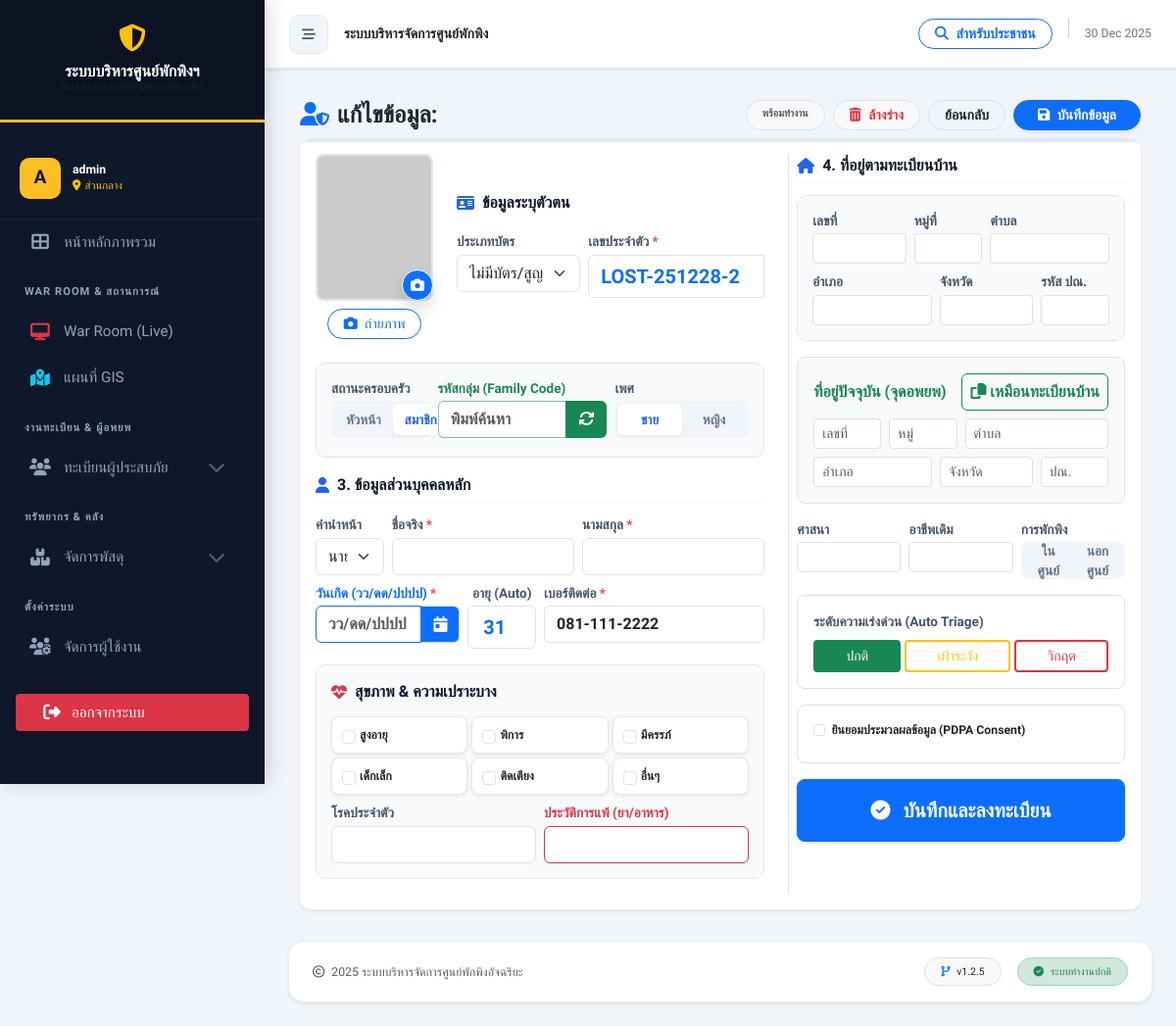
Screenshot of /get_family_head.php?id=1 (signed in) with the database file from the repository.
### tables this page shows
CREATE TABLE `evacuees` (
  `id` int(11) NOT NULL,
  `incident_id` int(11) NOT NULL,
  `shelter_id` int(11) DEFAULT NULL,
  `stay_type` enum('in_center','out_center') DEFAULT 'in_center',
  `stay_detail` text DEFAULT NULL COMMENT 'รายละเอียดที่พัก (กรณีพักนอกศูนย์)',
  `id_card` varchar(13) DEFAULT NULL COMMENT 'เลขบัตรประชาชน',
  `id_card_address` text DEFAULT NULL,
  `current_address` text DEFAULT NULL,
  `address_card` text DEFAULT NULL COMMENT 'ที่อยู่ตามบัตรประชาชน',
  `prefix` varchar(20) DEFAULT NULL,
  `first_name` varchar(100) NOT NULL,
  `last_name` varchar(100) NOT NULL,
  `phone` varchar(20) DEFAULT NULL,
  `address` text DEFAULT NULL,
  `health_status` varchar(100) DEFAULT 'Normal',
  `needs` text DEFAULT NULL,
  `gender` enum('male','female','other') DEFAULT NULL,
  `age` int(3) DEFAULT NULL,
  `health_condition` text DEFAULT NULL COMMENT 'โรคประจำตัว/ยาที่แพ้',
  `vulnerable_detail` varchar(255) DEFAULT NULL,
  `registered_by` int(11) DEFAULT NULL COMMENT 'ID เจ้าหน้าที่ที่ลงทะเบียนให้',
  `check_in_date` datetime NOT NULL DEFAULT current_timestamp(),
  `check_out_date` datetime DEFAULT NULL,
  `updated_at` datetime DEFAULT NULL ON UPDATE current_timestamp(),
  `created_at` datetime NOT NULL DEFAULT current_timestamp(),
  `triage_level` enum('green','yellow','red') DEFAULT 'green',
  `medical_condition` text DEFAULT NULL COMMENT 'อาการ/โรคประจำตัว',
  `drug_allergy` text DEFAULT NULL COMMENT 'ประวัติการแพ้ยา',
  `last_medical_check` datetime DEFAULT NULL,
  `id_card_no` varchar(20) DEFAULT NULL,
  `id_card_moo` varchar(10) DEFAULT NULL,
  `id_card_subdistrict` varchar(100) DEFAULT NULL,
  `id_card_district` varchar(100) DEFAULT NULL,
  `id_card_province` varchar(100) DEFAULT NULL,
  `id_card_zipcode` varchar(10) DEFAULT NULL,
  `current_no` varchar(20) DEFAULT NULL,
  `current_moo` varchar(10) DEFAULT NULL,
  `current_subdistrict` varchar(100) DEFAULT NULL,
  `current_district` varchar(100) DEFAULT NULL,
  `current_province` varchar(100) DEFAULT NULL,
  `current_zipcode` varchar(10) DEFAULT NULL,
  `id_type` enum('thai_id','passport','other','none') DEFAULT 'thai_id',
  `birth_date` date DEFAULT NULL,
  `religion` varchar(50) DEFAULT NULL,
  `occupation` varchar(100) DEFAULT NULL,
  `skills` text DEFAULT NULL,
  `dietary_restriction` varchar(255) DEFAULT NULL,
  `emergency_contact_name` varchar(255) DEFAULT NULL,
  `emergency_contact_phone` varchar(20) DEFAULT NULL,
  `family_code` varchar(50) DEFAULT NULL COMMENT 'รหัสกลุ่มครอบครัว',
  `is_family_head` tinyint(1) DEFAULT 0,
  `vulnerable_type` text DEFAULT NULL COMMENT 'เก็บข้อมูลแบบ comma-separated',
  `created_by` int(11) DEFAULT NULL
);

### get_family_head.php (the view, shortened to what the rows shown need)
<?php
require_once 'config/db.php';
$id = isset($_GET['id']) ? (int)$_GET['id'] : 0;
$mode = ($id > 0) ? 'edit' : 'add';
$shelter_id_url = isset($_GET['shelter_id']) ? (int)$_GET['shelter_id'] : 0;
$data = [
    'prefix' => 'นาย', 'fname' => '', 'lname' => '', 'id_card' => '', 'id_type' => 'thai_id',
    'birth_date' => '', 'gender' => 'ชาย', 'stay_type' => 'shelter', 'stay_detail' => '',
    'age' => '', 'phone' => '', 'religion' => '', 'occupation' => '', 'skills' => '',
    'dietary_restriction' => '', 'emergency_contact_name' => '', 'emergency_contact_phone' => '',
    'family_code' => '', 'is_family_head' => 0, 'shelter_id' => $shelter_id_url,
    'id_card_no' => '', 'id_card_moo' => '', 'id_card_subdistrict' => '', 'id_card_district' => '', 'id_card_province' => '', 'id_card_zipcode' => '',
    'current_no' => '', 'current_moo' => '', 'current_subdistrict' => '', 'current_district' => '', 'current_province' => '', 'current_zipcode' => '',
    'vulnerable_group' => '', 'health_status' => 'ปกติ', 'medical_condition' => '', 'drug_allergy' => '',
    'photo_base64' => ''
];
if ($mode == 'edit') {
    $sql = "SELECT * FROM evacuees WHERE id = ?";
    $stmt = mysqli_prepare($conn, $sql);
    if ($stmt) {
        mysqli_stmt_bind_param($stmt, "i", $id);
        mysqli_stmt_execute($stmt);
        $result = mysqli_stmt_get_result($stmt);
        if ($row = mysqli_fetch_assoc($result)) {
            $data = array_merge($data, $row);
            if($data['gender'] == 'male') $data['gender'] = 'ชาย';
        }
    }
}
include 'includes/header.php';
?>
<link rel="stylesheet" href="https://cdnjs.cloudflare.com/ajax/libs/bootstrap-datepicker/1.9.0/css/bootstrap-datepicker.min.css">
<div class="container-fluid py-2 container-intel">
    <form action="evacuee_save.php" method="POST" id="evacueeForm" novalidate autocomplete="off">
        <div class="card form-card shadow-sm">
            <div class="card-body p-3">
                <div class="row g-3">
                    <div class="col-lg-7 border-end pe-lg-4">
                        <div class="row align-items-center mb-4">
                            <div class="col">
                                <div class="row g-2">
                                    <div class="col-md-5">
                                        <label class="form-label">ประเภทบัตร</label>
                                        <select name="id_type" id="id_type" class="form-select" onchange="handleIdTypeChange()">
                                            <option value="none" <?php echo $data['id_type'] == 'none' ? 'selected' : ''; ?>>ไม่มีบัตร/สูญหาย</option>
                                        </select>
                                    </div>
                                    <div class="col-md-7">
                                        <div class="input-group">
                                            <input type="text" name="id_card" id="id_card_input" class="form-control fw-bold text-primary fs-5" value="<?php echo htmlspecialchars($data['id_card']); ?>" placeholder="x-xxxx-xxxxx-xx-x">
                                        </div>
                                    </div>
                                </div>
                            </div>
                        </div>
                        <div class="row g-2 mb-3">
                            <div class="col-md-2">
                                <label class="form-label">คำนำหน้า</label>
                                <select name="prefix" class="form-select" onchange="smartSyncByPrefix(this.value)">
                                    <?php foreach(['นาย','นาง','นางสาว','เด็กชาย','เด็กหญิง'] as $p) echo "<option value='$p' ".($data['prefix']==$p ? 'selected':'').">$p</option>"; ?>
                                </select>
                            </div>
                            <div class="col-md-2 text-center">
                                <label class="form-label">อายุ (Auto)</label>
                                <input type="number" name="age" id="age_input" class="form-control text-center fw-bold text-primary fs-5" value="<?php echo htmlspecialchars($data['age']); ?>" oninput="manualAgeSync()">
                            </div>
                            <div class="col-md-6">
                                <label class="form-label">เบอร์ติดต่อ <span class="required-mark">*</span></label>
                                <input type="tel" name="phone" id="phone" class="form-control fw-bold" value="<?php echo htmlspecialchars($data['phone']); ?>" maxlength="10" placeholder="0XXXXXXXXX">
                            </div>
                        </div>
                    </div>
                </div>
            </div>
        </div>
    </form>
</div>
<?php include 'includes/footer.php'; ?>

### rows the page displays
evacuees: id_type "ไม่มีบัตร/สูญหาย", id_card "LOST-251228-2", prefix "นาย", age "31", phone "081-111-2222"

### other values shown
substr($_SESSION['username'] ?? 'U', 0, 1) "A"
$_SESSION['username'] "admin"
$user_shelter_name ?: 'ส่วนกลาง' "ส่วนกลาง"
$info['t'] "สูงอายุ"
$info['t'] "พิการ"
$info['t'] "มีครรภ์"
$info['t'] "เด็กเล็ก"
$info['t'] "ติดเตียง"
$info['t'] "อื่นๆ"
